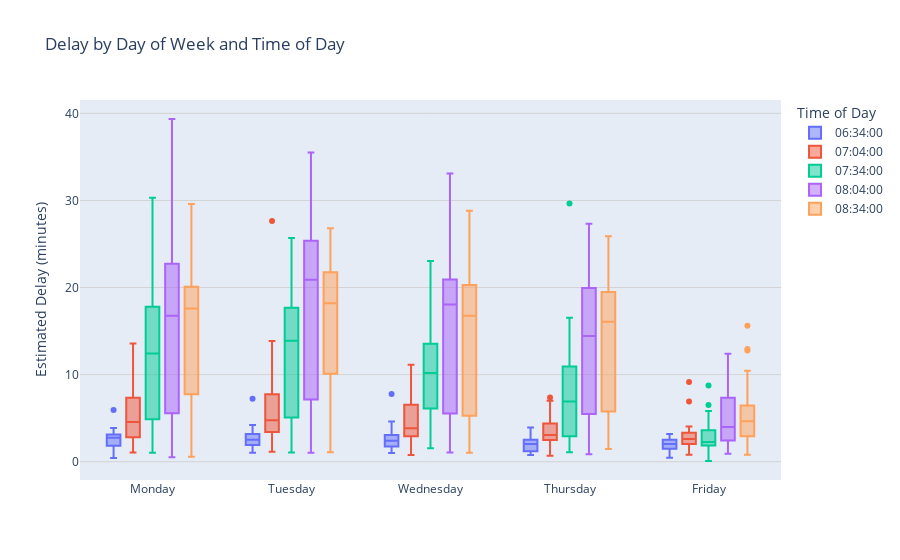

The notebook cell saved with this chart:
### Code cell
df.groupby(["day_of_week", "time_of_day"])

mean_delays = df.groupby(["day_of_week", "time_of_day"])["expected_delay"].mean().dt.total_seconds() / 60
# std_delays = df.groupby(["day_of_week", "time_of_day"])["expected_delay"].std().dt.total_seconds() / 60
mean_delays = mean_delays.reset_index()


fig = px.box(
    df,
    x="day_of_week",
    y=df["expected_delay"].dt.total_seconds() / 60,
    # color=list(mean_delays["time_of_day"].values.astype(str)),
    color="time_of_day",
    labels={'day_of_week': 'Day of Week', 'time_of_day': 'Time of Day'},
    title='Delay by Day of Week and Time of Day',
)

fig.layout.yaxis.showgrid = True
fig.layout.yaxis.gridwidth = 1
fig.layout.yaxis.gridcolor = 'lightgray'
fig.layout.yaxis.title = "Estimated Delay (minutes)"

fig.layout.yaxis.dtick = 10
fig.layout.yaxis.zeroline = True
fig.layout.yaxis.zerolinewidth = 1
fig.layout.yaxis.zerolinecolor = 'lightgray'

fig.layout.xaxis.title = ""

day_labels = ['Monday', 'Tuesday', 'Wednesday', 'Thursday', 'Friday']
fig.update_xaxes(ticktext=day_labels, tickvals=[0, 1, 2, 3, 4])

show_figure(fig)

### Figure 1 — Plotly figure (JSON) as saved in the notebook; plotly's stock layout.template omitted (floating-point values rounded to 4 significant figures; data arrays with more than 128 entries replaced by an {"elided": "..."} marker saying what was removed)
{"data": [{"alignmentgroup": "True", "hovertemplate": "Time of Day=06:34:00<br>Day of Week=%{x}<br>y=%{y}<extra></extra>", "legendgroup": "06:34:00", "marker": {"color": "#636efa"}, "name": "06:34:00", "notched": false, "offsetgroup": "06:34:00", "orientation": "v", "showlegend": true, "type": "box", "x": {"elided": "163 int values"}, "x0": " ", "xaxis": "x", "y": {"elided": "163 float values"}, "y0": " ", "yaxis": "y"}, {"alignmentgroup": "True", "hovertemplate": "Time of Day=07:04:00<br>Day of Week=%{x}<br>y=%{y}<extra></extra>", "legendgroup": "07:04:00", "marker": {"color": "#EF553B"}, "name": "07:04:00", "notched": false, "offsetgroup": "07:04:00", "orientation": "v", "showlegend": true, "type": "box", "x": {"elided": "209 int values"}, "x0": " ", "xaxis": "x", "y": {"elided": "209 float values"}, "y0": " ", "yaxis": "y"}, {"alignmentgroup": "True", "hovertemplate": "Time of Day=07:34:00<br>Day of Week=%{x}<br>y=%{y}<extra></extra>", "legendgroup": "07:34:00", "marker": {"color": "#00cc96"}, "name": "07:34:00", "notched": false, "offsetgroup": "07:34:00", "orientation": "v", "showlegend": true, "type": "box", "x": {"elided": "210 int values"}, "x0": " ", "xaxis": "x", "y": {"elided": "210 float values"}, "y0": " ", "yaxis": "y"}, {"alignmentgroup": "True", "hovertemplate": "Time of Day=08:04:00<br>Day of Week=%{x}<br>y=%{y}<extra></extra>", "legendgroup": "08:04:00", "marker": {"color": "#ab63fa"}, "name": "08:04:00", "notched": false, "offsetgroup": "08:04:00", "orientation": "v", "showlegend": true, "type": "box", "x": {"elided": "209 int values"}, "x0": " ", "xaxis": "x", "y": {"elided": "209 float values"}, "y0": " ", "yaxis": "y"}, {"alignmentgroup": "True", "hovertemplate": "Time of Day=08:34:00<br>Day of Week=%{x}<br>y=%{y}<extra></extra>", "legendgroup": "08:34:00", "marker": {"color": "#FFA15A"}, "name": "08:34:00", "notched": false, "offsetgroup": "08:34:00", "orientation": "v", "showlegend": true, "type": "box", "x": {"elided": "209 int values"}, "x0": " ", "xaxis": "x", "y": {"elided": "209 float values"}, "y0": " ", "yaxis": "y"}], "layout": {"boxmode": "group", "legend": {"title": {"text": "Time of Day"}, "tracegroupgap": 0}, "title": {"text": "Delay by Day of Week and Time of Day"}, "xaxis": {"anchor": "y", "domain": [0, 1], "ticktext": ["Monday", "Tuesday", "Wednesday", "Thursday", "Friday"], "tickvals": [0, 1, 2, 3, 4], "title": {"text": ""}}, "yaxis": {"anchor": "x", "domain": [0, 1], "dtick": 10, "gridcolor": "lightgray", "gridwidth": 1, "showgrid": true, "title": {"text": "Estimated Delay (minutes)"}, "zeroline": true, "zerolinecolor": "lightgray", "zerolinewidth": 1}}}
